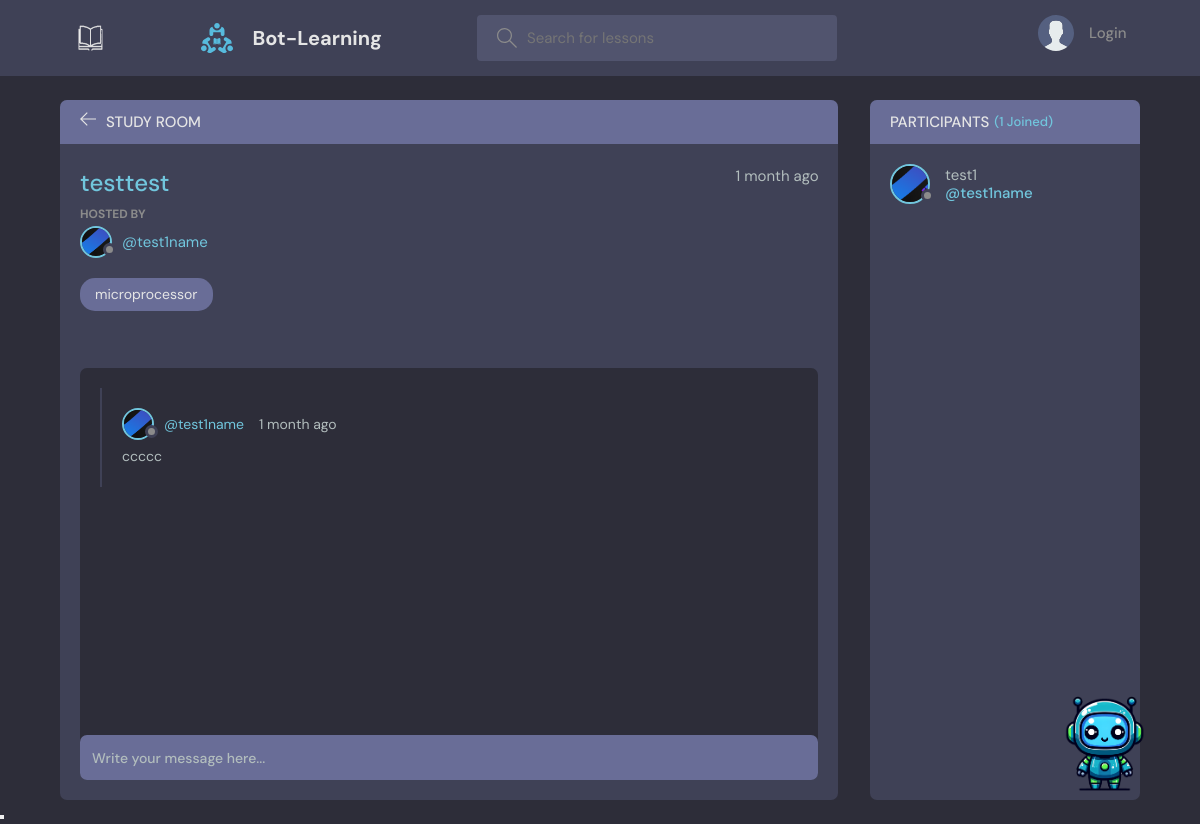
Before: /room/7/ with the older database file.
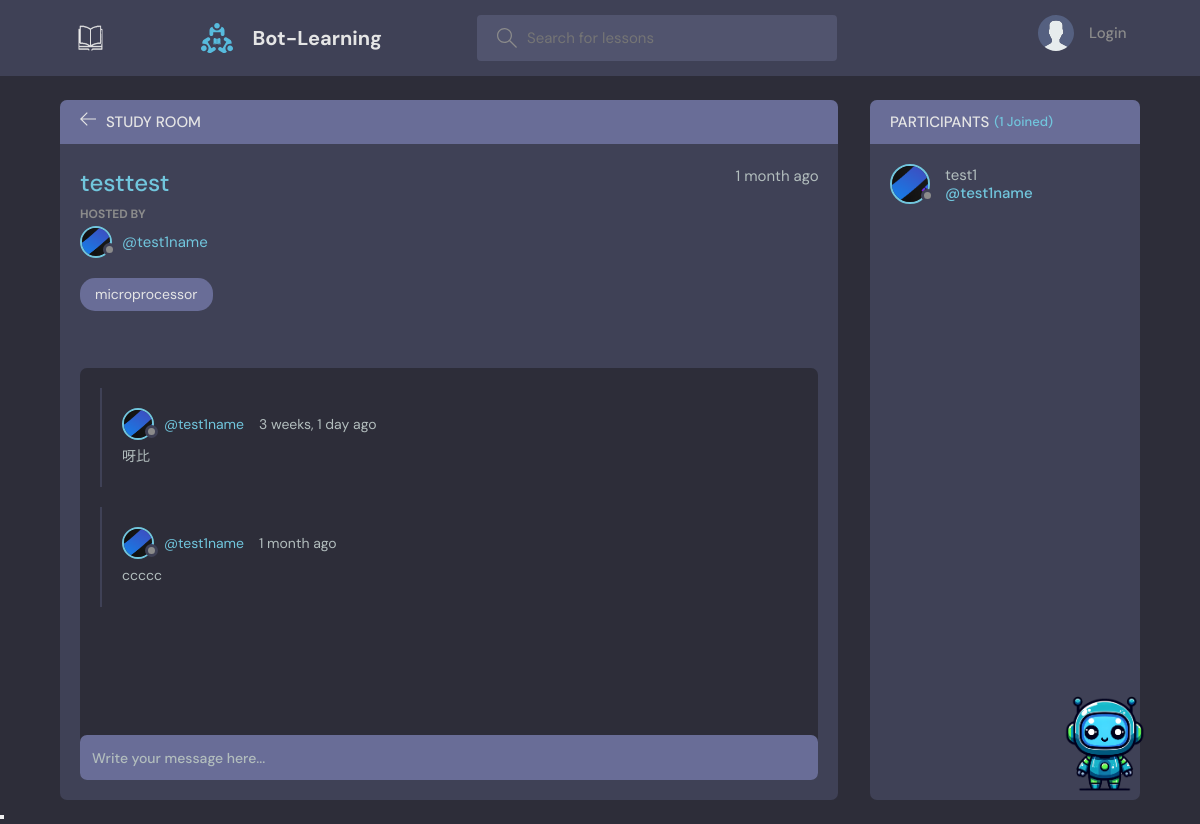
After: the same page with the newer database file.
### base/models.py (models this page shows, shortened)
class Message(models.Model):
    user = models.ForeignKey(User, on_delete=models.CASCADE)
    room = models.ForeignKey(Room, on_delete=models.CASCADE)
    body = models.TextField()
    updated = models.DateTimeField(auto_now=True)
    created = models.DateTimeField(auto_now_add=True)
    class Meta:
        ordering = ['-updated', '-created']

class User(AbstractUser):
    name = models.CharField(max_length=200, null=True)
    email = models.EmailField(unique=True, null=True)
    bio = models.TextField(null=True)
    avatar = models.ImageField(null=True, default="avatar.svg")
    objects = CustomUserManager()
    USERNAME_FIELD = 'email'
    REQUIRED_FIELDS = []

### base/views.py (the view, shortened to what this page needs)
# urls.py: path('room/<str:pk>/', views.room, name="room"),
def room(request, pk):
    room = Room.objects.get(id=pk)
    room_messages = room.message_set.all()
    participants = room.participants.all()
    context = {'room': room, 'room_messages': room_messages,
               'participants': participants}
    return render(request, 'base/room.html', context)

### base/models.py (called while the page is built)
    def __str__(self):
        return self.name

### base/templates/base/room.html (shortened to what this page needs)
{% extends 'main.html' %}
{% block content %}
<main class="profile-page layout layout--2">
  <div class="container">
    <div class="room">
      <div class="room__top">
        <div class="room__topLeft">
          <a href="{% url 'home' %}">
            <svg version="1.1" xmlns="http://www.w3.org/2000/svg" width="32" height="32" viewBox="0 0 32 32">
              <title>arrow-left</title>
              <path
                d="M13.723 2.286l-13.723 13.714 13.719 13.714 1.616-1.611-10.96-10.96h27.625v-2.286h-27.625l10.965-10.965-1.616-1.607z">
              </path>
            </svg>
          </a>
          <h3>Study Room</h3>
        </div>
      </div>
      <div class="room__box scroll">
        <div class="room__header scroll">
          <div class="room__info">
            <h3>{{room.name}}</h3>
            <span>{{room.created|timesince}} ago</span>
          </div>
          <div class="room__hosted">
            <p>Hosted By</p>
            <a href="{% url 'user-profile' room.host.id %}" class="room__author">
              <div class="avatar avatar--small">
                <img src="{{room.host.avatar.url}}" />
              </div>
              <span>@{{room.host.username}}</span>
            </a>
          </div>
          <span class="room__topics">{{room.topic}}</span>
        </div>
        <div class="room__conversation">
          <div class="threads scroll">
            {% for message in room_messages %}
            <div class="thread">
              <div class="thread__top">
                <div class="thread__author">
                  <a href="{% url 'user-profile' message.user.id %}" class="thread__authorInfo">
                    <div class="avatar avatar--small">
                      <img src="{{message.user.avatar.url}}" />
                    </div>
                    <span>@{{message.user.username}}</span>
                  </a>
                  <span class="thread__date">{{message.created|timesince}} ago</span>
                </div>
              </div>
              <div class="thread__details">
                {{message.body}}
              </div>
            </div>
            {% endfor %}
          </div>
        </div>
      </div>
      <div class="room__message">
        <form action="" method="POST">
          <input name="body" placeholder="Write your message here..." />
        </form>
      </div>
    </div>
    <div class="participants">
      <h3 class="participants__top">Participants <span>({{participants.count}} Joined)</span></h3>
      <div class="participants__list scroll">
        {% for user in participants %}
        <a href="{%  url 'user-profile' user.id %}" class="participant">
          <div class="avatar avatar--medium">
            <img src="{{user.avatar.url}}" />
          </div>
          <p>
            {{user.name}}
            <span>@{{user.username}}</span>
          </p>
        </a>
        {% endfor %}
      </div>
    </div>
  </div>
</main>
{% endblock content %}

Changed rows visible on the page:
added Message: user.avatar (picture), user.username "test1name", created "3 weeks, 1 day", body "呀比"
